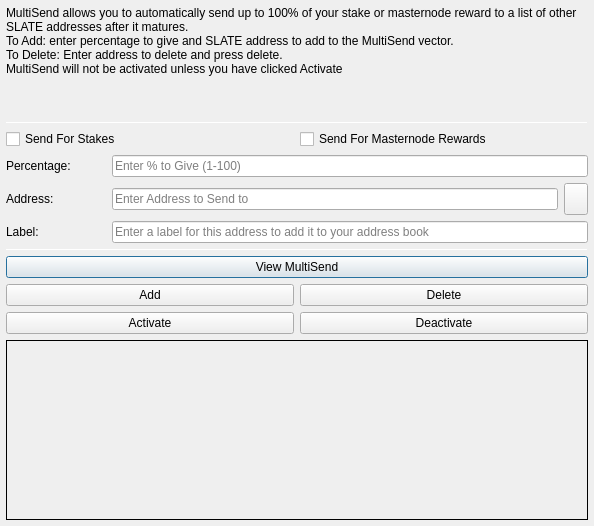
<?xml version="1.0" encoding="UTF-8"?>
<ui version="4.0">
 <class>MultiSendDialog</class>
 <widget class="QDialog" name="MultiSendDialog">
  <property name="windowModality">
   <enum>Qt::NonModal</enum>
  </property>
  <property name="geometry">
   <rect>
    <x>0</x>
    <y>0</y>
    <width>594</width>
    <height>526</height>
   </rect>
  </property>
  <property name="windowTitle">
   <string>MultiSend</string>
  </property>
  <layout class="QVBoxLayout" name="verticalLayout" stretch="0">
   <property name="leftMargin">
    <number>6</number>
   </property>
   <property name="topMargin">
    <number>6</number>
   </property>
   <property name="rightMargin">
    <number>6</number>
   </property>
   <property name="bottomMargin">
    <number>6</number>
   </property>
   <item>
    <layout class="QVBoxLayout" name="verticalLayout_Main" stretch="1,1,1,0,1,1,1">
     <item>
      <widget class="QLabel" name="label_2">
       <property name="lineWidth">
        <number>1</number>
       </property>
       <property name="text">
        <string>MultiSend allows you to automatically send up to 100% of your stake or masternode reward to a list of other SLATE addresses after it matures.
To Add: enter percentage to give and SLATE address to add to the MultiSend vector.
To Delete: Enter address to delete and press delete.
MultiSend will not be activated unless you have clicked Activate</string>
       </property>
       <property name="alignment">
        <set>Qt::AlignLeading|Qt::AlignLeft|Qt::AlignTop</set>
       </property>
       <property name="wordWrap">
        <bool>true</bool>
       </property>
      </widget>
     </item>
     <item>
      <widget class="Line" name="line">
       <property name="minimumSize">
        <size>
         <width>0</width>
         <height>1</height>
        </size>
       </property>
       <property name="maximumSize">
        <size>
         <width>16777215</width>
         <height>1</height>
        </size>
       </property>
       <property name="orientation">
        <enum>Qt::Horizontal</enum>
       </property>
      </widget>
     </item>
     <item>
      <layout class="QVBoxLayout" name="verticalLayout_Settings">
       <item>
        <layout class="QHBoxLayout" name="horizontalLayout">
         <item>
          <widget class="QCheckBox" name="multiSendStakeCheckBox">
           <property name="text">
            <string>Send For Stakes</string>
           </property>
          </widget>
         </item>
         <item>
          <widget class="QCheckBox" name="multiSendMasternodeCheckBox">
           <property name="text">
            <string>Send For Masternode Rewards</string>
           </property>
          </widget>
         </item>
        </layout>
       </item>
       <item>
        <layout class="QHBoxLayout" name="horizontalLayout_6">
         <item>
          <widget class="QLabel" name="label">
           <property name="minimumSize">
            <size>
             <width>100</width>
             <height>0</height>
            </size>
           </property>
           <property name="toolTip">
            <string>Percentage of stake to send</string>
           </property>
           <property name="text">
            <string>Percentage:</string>
           </property>
          </widget>
         </item>
         <item>
          <widget class="QLineEdit" name="multiSendPercentEdit">
           <property name="toolTip">
            <string>Enter whole numbers 1 - 100</string>
           </property>
           <property name="placeholderText">
            <string>Enter % to Give (1-100)</string>
           </property>
          </widget>
         </item>
        </layout>
       </item>
       <item>
        <layout class="QHBoxLayout" name="horizontalLayout_7">
         <item>
          <widget class="QLabel" name="label_5">
           <property name="minimumSize">
            <size>
             <width>100</width>
             <height>0</height>
            </size>
           </property>
           <property name="toolTip">
            <string>Address to send portion of stake to</string>
           </property>
           <property name="text">
            <string>Address:</string>
           </property>
          </widget>
         </item>
         <item>
          <widget class="QLineEdit" name="multiSendAddressEdit">
           <property name="toolTip">
            <string/>
           </property>
           <property name="placeholderText">
            <string>Enter Address to Send to</string>
           </property>
          </widget>
         </item>
         <item>
          <widget class="QToolButton" name="addressBookButton">
           <property name="maximumSize">
            <size>
             <width>16777215</width>
             <height>32</height>
            </size>
           </property>
           <property name="toolTip">
            <string>Choose an address from the address book</string>
           </property>
           <property name="text">
            <string/>
           </property>
           <property name="icon">
            <iconset resource="../slate.qrc">
             <normaloff>:/icons/address-book</normaloff>:/icons/address-book</iconset>
           </property>
           <property name="shortcut">
            <string>Alt+A</string>
           </property>
          </widget>
         </item>
        </layout>
       </item>
      </layout>
     </item>
     <item>
      <layout class="QHBoxLayout" name="horizontalLayout_3">
       <item>
        <widget class="QLabel" name="label_3">
         <property name="minimumSize">
          <size>
           <width>100</width>
           <height>0</height>
          </size>
         </property>
         <property name="text">
          <string>Label:</string>
         </property>
        </widget>
       </item>
       <item>
        <widget class="QLineEdit" name="labelAddressLabelEdit">
         <property name="placeholderText">
          <string>Enter a label for this address to add it to your address book</string>
         </property>
        </widget>
       </item>
      </layout>
     </item>
     <item>
      <widget class="Line" name="line_2">
       <property name="minimumSize">
        <size>
         <width>0</width>
         <height>1</height>
        </size>
       </property>
       <property name="maximumSize">
        <size>
         <width>16777215</width>
         <height>1</height>
        </size>
       </property>
       <property name="orientation">
        <enum>Qt::Horizontal</enum>
       </property>
      </widget>
     </item>
     <item>
      <layout class="QVBoxLayout" name="verticalLayout_Buttons">
       <item>
        <layout class="QHBoxLayout" name="horizontalLayout_4">
         <item>
          <widget class="QPushButton" name="viewButton">
           <property name="toolTip">
            <string/>
           </property>
           <property name="statusTip">
            <string>View MultiSend Vector</string>
           </property>
           <property name="text">
            <string>View MultiSend</string>
           </property>
          </widget>
         </item>
        </layout>
       </item>
       <item>
        <layout class="QHBoxLayout" name="horizontalLayout_2">
         <item>
          <widget class="QPushButton" name="addButton">
           <property name="toolTip">
            <string/>
           </property>
           <property name="statusTip">
            <string>Add to MultiSend Vector</string>
           </property>
           <property name="text">
            <string>Add</string>
           </property>
          </widget>
         </item>
         <item>
          <widget class="QPushButton" name="deleteButton">
           <property name="toolTip">
            <string/>
           </property>
           <property name="statusTip">
            <string>Delete Address From MultiSend Vector</string>
           </property>
           <property name="text">
            <string>Delete</string>
           </property>
          </widget>
         </item>
        </layout>
       </item>
       <item>
        <layout class="QHBoxLayout" name="horizontalLayout_5">
         <item>
          <widget class="QPushButton" name="activateButton">
           <property name="statusTip">
            <string>Activate MultiSend</string>
           </property>
           <property name="text">
            <string>Activate</string>
           </property>
          </widget>
         </item>
         <item>
          <widget class="QPushButton" name="disableButton">
           <property name="statusTip">
            <string>Deactivate MultiSend</string>
           </property>
           <property name="text">
            <string>Deactivate</string>
           </property>
          </widget>
         </item>
        </layout>
       </item>
      </layout>
     </item>
     <item>
      <widget class="QLabel" name="message">
       <property name="minimumSize">
        <size>
         <width>0</width>
         <height>180</height>
        </size>
       </property>
       <property name="frameShape">
        <enum>QFrame::Panel</enum>
       </property>
       <property name="frameShadow">
        <enum>QFrame::Plain</enum>
       </property>
       <property name="lineWidth">
        <number>1</number>
       </property>
       <property name="midLineWidth">
        <number>1</number>
       </property>
       <property name="text">
        <string/>
       </property>
       <property name="alignment">
        <set>Qt::AlignLeading|Qt::AlignLeft|Qt::AlignTop</set>
       </property>
       <property name="wordWrap">
        <bool>true</bool>
       </property>
      </widget>
     </item>
    </layout>
   </item>
  </layout>
 </widget>
 <resources>
  <include location="../slate.qrc"/>
 </resources>
 <connections/>
</ui>
